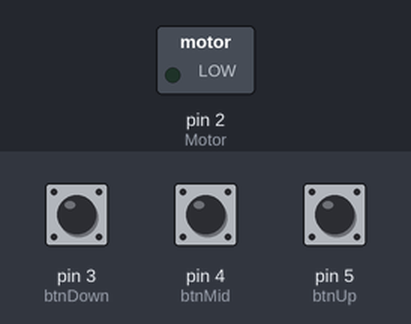
Bench run of a sketch on a simulated Arduino Uno, built with avr-gcc and run on an emulated ATmega328P. Shown: switched loads named in the sketch (green lamp = pin HIGH). The test bench sets the inputs (shaded band); at power-on: pin 5 (btnUp) HIGH, pin 3 (btnDown) HIGH, pin 4 (btnMid) HIGH. What the sketch prints to the serial monitor is not drawn.

Above: at 1.2 s.
1.3 s: pin 5 (btnUp) pulled LOW for 0.15 s
At 1.38 s:
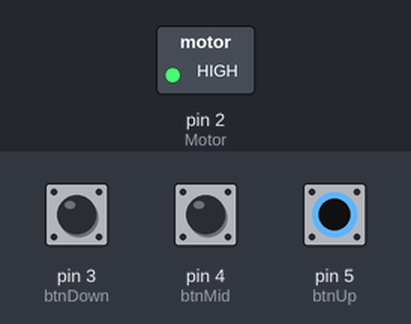
2.9 s: pin 5 (btnUp) pulled LOW for 3.2 s
At 7.5 s:
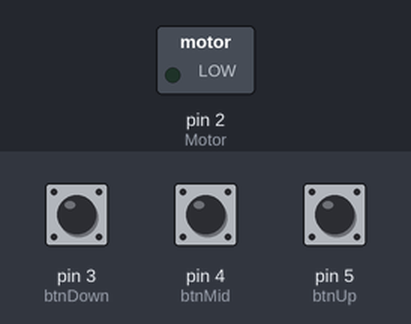
Timing chart, 0 to 9.0 s (numbered marks = the images above; inputs shaded):
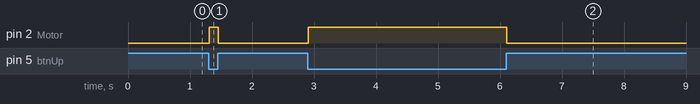

The sketch:

Air_Auto.ino
```cpp
const int btnUp = 5;
const int btnMid = 4;
const int btnDown = 3;
const int Motor = 2;
int sensor1 = 0;
int sensor2 = 0;
int sensor3 = 0;
int val = 0;
int Waiting =0;

void setup() {
  Serial.begin(9600);
  pinMode(btnUp, INPUT);
  pinMode(btnMid, INPUT);
  pinMode(btnDown, INPUT);
  pinMode(Motor, OUTPUT);
  digitalWrite(Motor, HIGH);
}

void loop() {
  sensor1 = digitalRead(btnUp);
  sensor2 = digitalRead(btnMid);
  sensor3 = digitalRead(btnDown);
  // Jika pelampung OFF
  if (sensor1==LOW){
    val = 100;
  }else if (sensor2==LOW){
    val = 75;
  }else if (sensor3==LOW){
    val = 50;
  }else {
    val = 25;
  }
  Serial.println(val);
  if (val == 25){
    digitalWrite(Motor, LOW);
    Waiting = 100;
  }
  if (Waiting == 100){
    Serial.print("OK");
    if (val==100){
      digitalWrite(Motor, HIGH);
      Waiting=0;
    }
  }
}
```

Measured:
- after the input at 1.3 s, pin 2 (Motor): LOW → HIGH at once, → LOW 0.14 s later
- after the input at 2.9 s, pin 2 (Motor): LOW → HIGH at once, → LOW 3.2 s later
